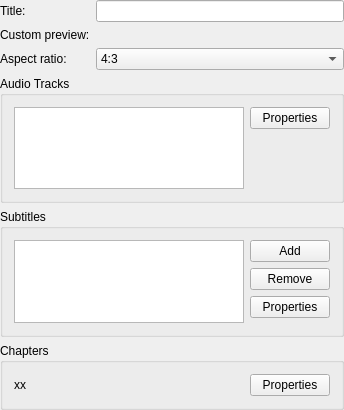
<?xml version="1.0" encoding="UTF-8"?>
<ui version="4.0">
 <class>VideoOptions</class>
 <widget class="QWidget" name="VideoOptions">
  <property name="geometry">
   <rect>
    <x>0</x>
    <y>0</y>
    <width>344</width>
    <height>410</height>
   </rect>
  </property>
  <property name="windowTitle">
   <string>Video Properties</string>
  </property>
  <layout class="QVBoxLayout" name="verticalLayout">
   <property name="margin">
    <number>0</number>
   </property>
   <item>
    <layout class="QFormLayout" name="formLayout">
     <item row="0" column="0">
      <widget class="QLabel" name="titleLabel">
       <property name="text">
        <string>Title:</string>
       </property>
       <property name="wordWrap">
        <bool>false</bool>
       </property>
       <property name="buddy">
        <cstring>titleEdit</cstring>
       </property>
      </widget>
     </item>
     <item row="0" column="1">
      <widget class="QLineEdit" name="titleEdit"/>
     </item>
     <item row="1" column="0">
      <widget class="QLabel" name="directoryLabel">
       <property name="text">
        <string>Custom preview:</string>
       </property>
       <property name="wordWrap">
        <bool>false</bool>
       </property>
       <property name="buddy">
        <cstring>previewUrl</cstring>
       </property>
      </widget>
     </item>
     <item row="1" column="1">
      <widget class="KUrlRequester" name="previewUrl"/>
     </item>
     <item row="2" column="0">
      <widget class="QLabel" name="aspectLabel">
       <property name="text">
        <string>Aspect ratio:</string>
       </property>
       <property name="wordWrap">
        <bool>false</bool>
       </property>
       <property name="buddy">
        <cstring>aspectComboBox</cstring>
       </property>
      </widget>
     </item>
     <item row="2" column="1">
      <widget class="QComboBox" name="aspectComboBox">
       <item>
        <property name="text">
         <string>4:3</string>
        </property>
       </item>
       <item>
        <property name="text">
         <string>16:9</string>
        </property>
       </item>
      </widget>
     </item>
    </layout>
   </item>
   <item>
    <widget class="QGroupBox" name="groupBox">
     <property name="title">
      <string>Audio Tracks</string>
     </property>
     <layout class="QHBoxLayout" name="horizontalLayout">
      <item>
       <widget class="QListView" name="audioListBox"/>
      </item>
      <item>
       <layout class="QVBoxLayout">
        <property name="spacing">
         <number>6</number>
        </property>
        <property name="margin">
         <number>0</number>
        </property>
        <item>
         <widget class="KPushButton" name="audioPropertiesButton">
          <property name="text">
           <string>Properties</string>
          </property>
          <property name="shortcut">
           <string/>
          </property>
         </widget>
        </item>
        <item>
         <spacer>
          <property name="orientation">
           <enum>Qt::Vertical</enum>
          </property>
          <property name="sizeType">
           <enum>QSizePolicy::Expanding</enum>
          </property>
          <property name="sizeHint" stdset="0">
           <size>
            <width>20</width>
            <height>40</height>
           </size>
          </property>
         </spacer>
        </item>
       </layout>
      </item>
     </layout>
    </widget>
   </item>
   <item>
    <widget class="QGroupBox" name="groupBox_2">
     <property name="title">
      <string>Subtitles</string>
     </property>
     <layout class="QHBoxLayout" name="horizontalLayout_2">
      <item>
       <widget class="QListView" name="subtitleListBox"/>
      </item>
      <item>
       <layout class="QVBoxLayout">
        <property name="spacing">
         <number>6</number>
        </property>
        <property name="margin">
         <number>0</number>
        </property>
        <item>
         <widget class="KPushButton" name="subtitleAddButton">
          <property name="text">
           <string>Add</string>
          </property>
          <property name="shortcut">
           <string/>
          </property>
         </widget>
        </item>
        <item>
         <widget class="KPushButton" name="subtitleRemoveButton">
          <property name="text">
           <string>Remove</string>
          </property>
          <property name="shortcut">
           <string/>
          </property>
         </widget>
        </item>
        <item>
         <widget class="KPushButton" name="subtitlePropertiesButton">
          <property name="text">
           <string>Properties</string>
          </property>
          <property name="shortcut">
           <string/>
          </property>
         </widget>
        </item>
        <item>
         <spacer>
          <property name="orientation">
           <enum>Qt::Vertical</enum>
          </property>
          <property name="sizeType">
           <enum>QSizePolicy::Expanding</enum>
          </property>
          <property name="sizeHint" stdset="0">
           <size>
            <width>20</width>
            <height>40</height>
           </size>
          </property>
         </spacer>
        </item>
       </layout>
      </item>
     </layout>
    </widget>
   </item>
   <item>
    <widget class="QGroupBox" name="groupBox_3">
     <property name="title">
      <string>Chapters</string>
     </property>
     <layout class="QHBoxLayout" name="horizontalLayout_3">
      <item>
       <widget class="QLabel" name="chapterLabel">
        <property name="sizePolicy">
         <sizepolicy hsizetype="Expanding" vsizetype="Preferred">
          <horstretch>0</horstretch>
          <verstretch>0</verstretch>
         </sizepolicy>
        </property>
        <property name="text">
         <string>xx</string>
        </property>
        <property name="wordWrap">
         <bool>false</bool>
        </property>
       </widget>
      </item>
      <item>
       <widget class="KPushButton" name="chapterPropertiesButton">
        <property name="text">
         <string>Properties</string>
        </property>
        <property name="shortcut">
         <string/>
        </property>
       </widget>
      </item>
     </layout>
    </widget>
   </item>
   <item>
    <spacer name="verticalSpacer">
     <property name="orientation">
      <enum>Qt::Vertical</enum>
     </property>
     <property name="sizeHint" stdset="0">
      <size>
       <width>20</width>
       <height>2</height>
      </size>
     </property>
    </spacer>
   </item>
  </layout>
 </widget>
 <layoutdefault spacing="6" margin="11"/>
 <layoutfunction spacing="KDialog::spacingHint" margin="KDialog::marginHint"/>
 <pixmapfunction>BTN_ICON</pixmapfunction>
 <customwidgets>
  <customwidget>
   <class>KUrlRequester</class>
   <extends>QFrame</extends>
   <header>kurlrequester.h</header>
  </customwidget>
  <customwidget>
   <class>KPushButton</class>
   <extends>QPushButton</extends>
   <header>kpushbutton.h</header>
  </customwidget>
 </customwidgets>
 <tabstops>
  <tabstop>titleEdit</tabstop>
  <tabstop>previewUrl</tabstop>
  <tabstop>aspectComboBox</tabstop>
  <tabstop>audioPropertiesButton</tabstop>
  <tabstop>subtitleAddButton</tabstop>
  <tabstop>subtitleRemoveButton</tabstop>
  <tabstop>subtitlePropertiesButton</tabstop>
 </tabstops>
 <resources/>
 <connections/>
</ui>
